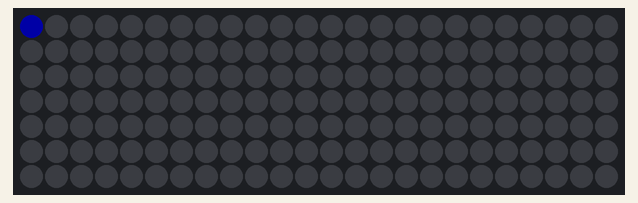
Recording of a sketch running on a simulated ESP32. Shown: 24×7 RGB LED matrix (first LED top left, wired row by row). Dim RGB values are drawn brighter than linear; WiFi joins after 1.5 s; servers stay silent unless stated; what the sketch prints to the serial monitor is not drawn.

Above: at 0.1 s.
At 1.0 s:
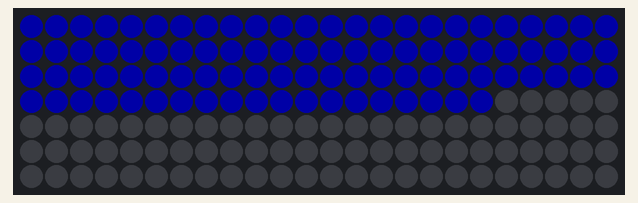
At 1.8 s:
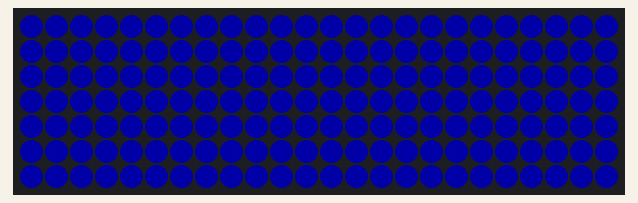

The sketch:

firmware.ino
```cpp
#include <WiFi.h>
#include <HTTPClient.h>
#include <WiFiClientSecure.h>
#include <ArduinoJson.h>
#include <FastLED.h>

#define DATA_PIN     0
#define MATRIX_WIDTH  24
#define MATRIX_HEIGHT 7
#define NUM_LEDS     (MATRIX_WIDTH * MATRIX_HEIGHT)
#define COLOR_ORDER  GRB
#define CHIPSET      WS2812B
#define BRIGHTNESS   40

CRGB leds[NUM_LEDS];

const char* WIFI_SSID     = "YOUR_WIFI_SSID";
const char* WIFI_PASSWORD = "YOUR_WIFI_PASSWORD";

const char* HACKATIME_API_KEY = "your-api-key-here";

const char* API_URL = "https://hackatime.hackclub.com/api/v1/users/current/all_time_since_today";

const unsigned long FETCH_INTERVAL_MS = 10 * 60 * 1000;
unsigned long lastFetchTime = 0;

String encodeBase64(String input) {
    const char base64_chars[] = "ABCDEFGHIJKLMNOPQRSTUVWXYZabcdefghijklmnopqrstuvwxyz0123456789+/";
    String encoded = "";
    int i = 0, j = 0;
    unsigned char array3[3], array4[4];
    int input_len = input.length();
    int k = 0;

    while (input_len--) {
        array3[i++] = input[k++];
        if (i == 3) {
            array4[0] = (array3[0] & 0xfc) >> 2;
            array4[1] = ((array3[0] & 0x03) << 4) + ((array3[1] & 0xf0) >> 4);
            array4[2] = ((array3[1] & 0x0f) << 2) + ((array3[2] & 0xc0) >> 6);
            array4[3] = array3[2] & 0x3f;
            for(i = 0; (i < 4) ; i++) encoded += base64_chars[array4[i]];
            i = 0;
        }
    }
    if (i) {
        for(j = i; j < 3; j++) array3[j] = '\0';
        array4[0] = (array3[0] & 0xfc) >> 2;
        array4[1] = ((array3[0] & 0x03) << 4) + ((array3[1] & 0xf0) >> 4);
        array4[2] = ((array3[1] & 0x0f) << 2) + ((array3[2] & 0xc0) >> 6);
        for (j = 0; (j < i + 1); j++) encoded += base64_chars[array4[j]];
        while((i++ < 3)) encoded += '=';
    }
    return encoded;
}

int getPixelIndex(int x, int y) {
    if (x < 0 || x >= MATRIX_WIDTH || y < 0 || y >= MATRIX_HEIGHT) return -1;
    return (y * MATRIX_WIDTH) + x;
}

void setBarProgress(float ratio) {
    FastLED.clear();
    int activeLeds = round(ratio * NUM_LEDS);

    for (int i = 0; i < NUM_LEDS; i++) {
        if (i < activeLeds) {
            uint8_t hue = map(i, 0, NUM_LEDS - 1, 96, 0);
            leds[i] = CHSV(hue, 255, 255);
        } else {
            leds[i] = CRGB::Black;
        }
    }
    FastLED.show();
}

void fetchHackatimeData() {
    if (WiFi.status() != WL_CONNECTED) {
        Serial.println("WiFi Disconnected. Reconnecting...");
        return;
    }

    Serial.println("Connecting to Hackatime API...");
    WiFiClientSecure client;
    client.setInsecure();

    HTTPClient http;
    http.begin(client, API_URL);

    String authHeader = "Basic " + encodeBase64(String(HACKATIME_API_KEY));
    http.addHeader("Authorization", authHeader);

    int httpCode = http.GET();

    if (httpCode == HTTP_CODE_OK) {
        String payload = http.getString();

        StaticJsonDocument<1024> doc;
        DeserializationError error = deserializeJson(doc, payload);

        if (!error) {
            const char* digital_time = doc["data"]["digital"];
            float total_seconds = doc["data"]["total_seconds"];

            Serial.print("Total Hours Logged: ");
            Serial.println(digital_time);

            float max_target_seconds = 8.0 * 3600.0;
            float ratio = constrain(total_seconds / max_target_seconds, 0.0, 1.0);

            setBarProgress(ratio);
        } else {
            Serial.print("JSON Parse Error: ");
            Serial.println(error.c_str());
        }
    } else {
        Serial.print("HTTP Request failed with code: ");
        Serial.println(httpCode);
    }

    http.end();
}

void setup() {
    Serial.begin(115200);

    FastLED.addLeds<CHIPSET, DATA_PIN, COLOR_ORDER>(leds, NUM_LEDS);
    FastLED.setBrightness(BRIGHTNESS);
    FastLED.clear(true);

    for (int i = 0; i < NUM_LEDS; i++) {
        leds[i] = CRGB::Blue;
        FastLED.show();
        delay(5);
    }
    delay(200);
    FastLED.clear(true);

    WiFi.begin(WIFI_SSID, WIFI_PASSWORD);
    Serial.print("Connecting to Wi-Fi");
    while (WiFi.status() != WL_CONNECTED) {
        delay(500);
        Serial.print(".");
    }
    Serial.println("\nConnected!");

    fetchHackatimeData();
    lastFetchTime = millis();
}

void loop() {
    if (millis() - lastFetchTime >= FETCH_INTERVAL_MS) {
        fetchHackatimeData();
        lastFetchTime = millis();
    }
}
```
